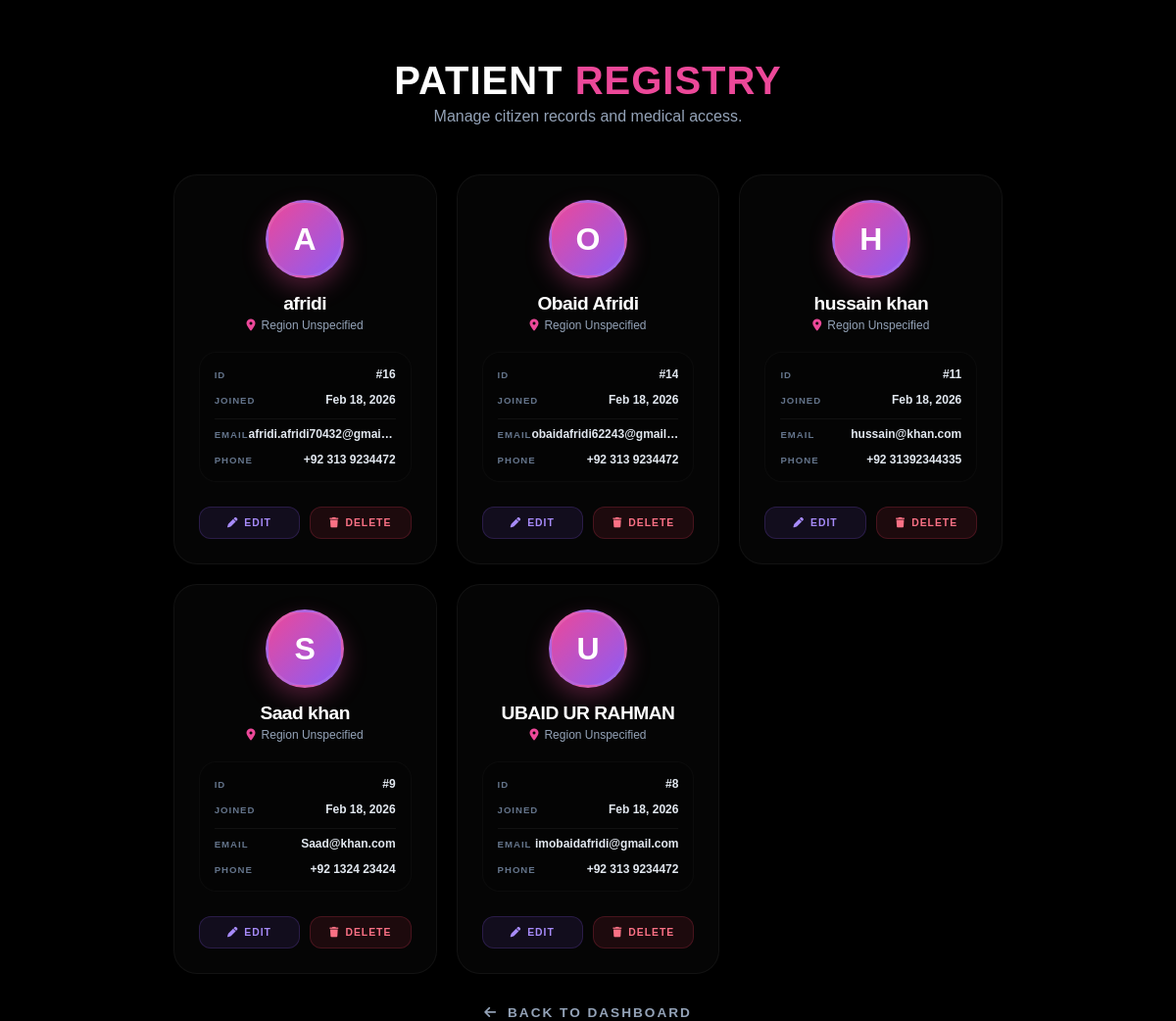
/admin_patients.php (signed in), run on the app's committed database.
### tables this page shows
CREATE TABLE `users` (
  `id` int(11) NOT NULL,
  `name` varchar(100) NOT NULL,
  `email` varchar(100) NOT NULL,
  `dob` date DEFAULT NULL,
  `phone` varchar(20) DEFAULT NULL,
  `password` varchar(255) NOT NULL,
  `role` enum('admin','hospital','patient') NOT NULL,
  `status` enum('pending','approved','rejected') DEFAULT 'pending',
  `address` text DEFAULT NULL,
  `location` varchar(100) DEFAULT NULL,
  `image` varchar(255) DEFAULT NULL,
  `created_at` timestamp NOT NULL DEFAULT current_timestamp()
);

### admin_patients.php (the view, shortened to what this page needs)
<?php
require_once 'db_connect_pdo.php';
$stmt = $pdo->prepare("SELECT * FROM users WHERE role = 'patient' ORDER BY created_at DESC");
$stmt->execute();
$patients = $stmt->fetchAll(PDO::FETCH_ASSOC);
?>
<!DOCTYPE html>
<html lang="en">
<head>
    <link rel="stylesheet" href="style.css">
    <link rel="stylesheet" href="https://cdnjs.cloudflare.com/ajax/libs/font-awesome/6.4.0/css/all.min.css">
</head>
<body style="background: var(--background); color: var(--text-light);">
    <div class="container" style="padding-top: 60px; max-width: 1200px;">
        <div class="page-header" style="margin-bottom: 50px; text-align: center;">
            <h1 style="font-size: 2.5rem; letter-spacing: 1px; margin: 0; font-weight: 800; text-transform: uppercase;">
                PATIENT <span style="color: #ec4899;">REGISTRY</span>
            </h1>
            <p style="color: #94a3b8; font-weight: 500; margin-top: 5px;">Manage citizen records and medical access.</p>
        </div>
        <div class="patient-grid-adv">
            <?php foreach($patients as $p): ?>
                <div class="p-card-adv animate-fade">
                    <div class="p-top-adv">
                        <div class="p-avatar-adv"><?php echo strtoupper(substr($p['name'], 0, 1)); ?></div>
                        <div class="p-meta-adv">
                            <h3><?php echo htmlspecialchars($p['name']); ?></h3>
                            <div class="p-loc">
                                <i class="fa-solid fa-location-dot" style="color: #ec4899;"></i>
                                <?php echo htmlspecialchars($p['location'] ?? 'Region Unspecified'); ?>
                            </div>
                        </div>
                    </div>
                    <div class="p-details-adv">
                        <div class="detail-node-adv">
                            <span class="node-label">ID</span>
                            <span class="node-value">#<?php echo $p['id']; ?></span>
                        </div>
                        <div class="detail-node-adv">
                            <span class="node-label">Joined</span>
                            <span class="node-value"><?php echo date('M j, Y', strtotime($p['created_at'])); ?></span>
                        </div>
                        <div class="detail-node-adv" style="padding-top: 8px; border-top: 1px solid rgba(255,255,255,0.05);">
                            <span class="node-label">Email</span>
                            <span class="node-value" title="<?php echo htmlspecialchars($p['email']); ?>">
                                <?php echo htmlspecialchars($p['email']); ?>
                            </span>
                        </div>
                        <div class="detail-node-adv">
                            <span class="node-label">Phone</span>
                            <span class="node-value"><?php echo htmlspecialchars($p['phone'] ?? 'NOT LINKED'); ?></span>
                        </div>
                    </div>
                    <div class="p-actions-adv">
                        <a href="edit_patient.php?id=<?php echo $p['id']; ?>" class="btn-p-action btn-p-edit">
                            <i class="fa-solid fa-pen"></i> EDIT
                        </a>
                        <a href="admin_patients.php?delete_id=<?php echo $p['id']; ?>" class="btn-p-action btn-p-del" onclick="return confirm('Delete this record?')">
                            <i class="fa-solid fa-trash"></i> DELETE
                        </a>
                    </div>
                </div>
            <?php endforeach; ?>
        </div>
        <div style="margin-top: 30px; text-align: center;">
            <a href="admin_dashboard.php" style="color: #94a3b8; text-decoration: none; font-size: 0.85rem; font-weight: 700; text-transform: uppercase; letter-spacing: 2px; transition: all 0.3s; display: inline-flex; align-items: center; gap: 10px; justify-content: center;" onmouseover="this.style.color='#fff'; this.style.transform='translateY(-3px)'" onmouseout="this.style.color='#94a3b8'; this.style.transform='translateY(0)'">
                <i class="fa-solid fa-arrow-left"></i> Back to Dashboard
            </a>
        </div>
    </div>
</body>
</html>

### style.css (style rules this page uses)
:root { --background: #000000; --background-alt: #0a0a0a; --primary: #8b5cf6; --primary-glow: rgba(139, 92, 246, 0.5); --secondary: #ec4899; --accent: #06b6d4; --glass-bg: rgba(255, 255, 255, 0.05); --glass-border: rgba(255, 255, 255, 0.1); --glass-highlight: rgba(255, 255, 255, 0.05); --text: #ffffff; --text-muted: #a3a3a3; --success: #10b981; --danger: #ef4444; --warning: #f59e0b; --radius: 16px; --shadow-sm: 0 4px 6px -1px rgba(0, 0, 0, 0.1), 0 2px 4px -1px rgba(0, 0, 0, 0.06); --shadow-glow: 0 0 20px rgba(139, 92, 246, 0.15); }
* { box-sizing: border-box; margin: 0; padding: 0; font-family: 'Plus Jakarta Sans', sans-serif; }
body { background-color: var(--background); color: var(--text); min-height: 100vh; display: flex; flex-direction: column; background-image: radial-gradient(circle at 15% 50%, rgba(139, 92, 246, 0.08), transparent 25%), radial-gradient(circle at 85% 30%, rgba(236, 72, 153, 0.08), transparent 25%); background-attachment: fixed; }
.animate-fade { animation: fadeIn 0.5s cubic-bezier(0.16, 1, 0.3, 1) forwards; }
.container { max-width: 1400px; margin: 0 auto; padding: 0 24px; }
a { text-decoration: none; color: inherit; transition: all 0.2s ease; }
h1, h2, h3, h4 { letter-spacing: -0.03em; color: var(--text); }
.page-header { position: relative; overflow: hidden; background: none !important; }

### admin_patients.php (style rules this page uses)
.patient-grid-adv { display: grid; grid-template-columns: repeat(3, 1fr); gap: 20px; margin-top: 20px; }
.p-card-adv { background: rgba(255, 255, 255, 0.02); backdrop-filter: blur(25px); border: 1px solid rgba(255, 255, 255, 0.05); border-radius: 24px; padding: 25px; position: relative; overflow: hidden; transition: all 0.5s cubic-bezier(0.19, 1, 0.22, 1); display: flex; flex-direction: column; min-height: 380px; }
.p-card-adv::after { content: ''; position: absolute; top: -50%; left: -50%; width: 200%; height: 200%; background: radial-gradient(circle, rgba(236, 72, 153, 0.05) 0%, transparent 60%); opacity: 0; transition: opacity 0.5s; pointer-events: none; }
.p-top-adv { display: flex; flex-direction: column; align-items: center; text-align: center; gap: 15px; margin-bottom: 20px; }
.p-avatar-adv { width: 80px; height: 80px; border-radius: 50%; background: linear-gradient(135deg, #ec4899, #8b5cf6); display: flex; align-items: center; justify-content: center; font-size: 2rem; font-weight: 800; color: #fff; box-shadow: 0 10px 25px rgba(236, 72, 153, 0.3); border: 3px solid rgba(255, 255, 255, 0.1); }
.p-meta-adv h3 { margin: 0; font-size: 1.2rem; font-weight: 800; color: #fff; letter-spacing: -0.5px; }
.p-meta-adv .p-loc { font-size: 0.75rem; color: #94a3b8; margin-top: 4px; display: flex; align-items: center; justify-content: center; gap: 6px; }
.p-details-adv { display: flex; flex-direction: column; gap: 12px; margin-bottom: 25px; padding: 15px; background: rgba(0,0,0,0.2); border-radius: 18px; border: 1px solid rgba(255, 255, 255, 0.03); }
.detail-node-adv { display: flex; justify-content: space-between; align-items: center; min-width: 0; }
.node-label { font-size: 0.6rem; font-weight: 800; color: #64748b; text-transform: uppercase; letter-spacing: 1px; }
.node-value { font-size: 0.75rem; font-weight: 700; color: #e2e8f0; white-space: nowrap; overflow: hidden; text-overflow: ellipsis; max-width: 150px; }
.p-actions-adv { display: flex; gap: 10px; margin-top: auto; }
.btn-p-action { flex: 1; padding: 10px; border-radius: 12px; font-size: 0.65rem; font-weight: 800; text-decoration: none; text-align: center; text-transform: uppercase; letter-spacing: 1px; transition: all 0.3s; display: flex; align-items: center; justify-content: center; gap: 6px; }
.btn-p-edit { background: rgba(139, 92, 246, 0.1); color: #a78bfa; border: 1px solid rgba(139, 92, 246, 0.2); }
.btn-p-del { background: rgba(244, 63, 94, 0.1); color: #fb7185; border: 1px solid rgba(244, 63, 94, 0.2); }

### data on the page
users: name "A", name "afridi", location "Region Unspecified", id "16", created_at "Feb 18, 2026", email "afridi.afridi70432@gmai…", phone "+92 313 9234472"
users: name "O", name "Obaid Afridi", location "Region Unspecified", id "14", created_at "Feb 18, 2026", email "obaidafridi62243@gmail…", phone "+92 313 9234472"
users: name "H", name "hussain khan", location "Region Unspecified", id "11", created_at "Feb 18, 2026", email "hussain@khan.com", phone "+92 31392344335"
users: name "S", name "Saad khan", location "Region Unspecified", id "9", created_at "Feb 18, 2026", email "Saad@khan.com", phone "+92 1324 23424"
users: name "U", name "UBAID UR RAHMAN", location "Region Unspecified", id "8", created_at "Feb 18, 2026", email "imobaidafridi@gmail.com", phone "+92 313 9234472"
